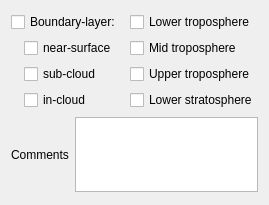
          <widget class="QWidget" name="page_8">
           <property name="geometry">
            <rect>
             <x>0</x>
             <y>0</y>
             <width>269</width>
             <height>205</height>
            </rect>
           </property>
           <attribute name="label">
            <string>Altitude Ranges of Measurement</string>
           </attribute>
           <layout class="QVBoxLayout" name="verticalLayout_27">
            <item>
             <layout class="QHBoxLayout" name="horizontalLayout_32">
              <item>
               <layout class="QVBoxLayout" name="verticalLayout_25">
                <item>
                 <widget class="QCheckBox" name="boundaryLayerCheck">
                  <property name="text">
                   <string>Boundary-layer:</string>
                  </property>
                 </widget>
                </item>
                <item>
                 <layout class="QHBoxLayout" name="horizontalLayout_31">
                  <item>
                   <spacer name="horizontalSpacer_17">
                    <property name="orientation">
                     <enum>Qt::Horizontal</enum>
                    </property>
                    <property name="sizeType">
                     <enum>QSizePolicy::Maximum</enum>
                    </property>
                    <property name="sizeHint" stdset="0">
                     <size>
                      <width>13</width>
                      <height>17</height>
                     </size>
                    </property>
                   </spacer>
                  </item>
                  <item>
                   <widget class="QCheckBox" name="blNearSurfaceCheck">
                    <property name="text">
                     <string>near-surface</string>
                    </property>
                   </widget>
                  </item>
                 </layout>
                </item>
                <item>
                 <layout class="QHBoxLayout" name="horizontalLayout_30">
                  <item>
                   <spacer name="horizontalSpacer_18">
                    <property name="orientation">
                     <enum>Qt::Horizontal</enum>
                    </property>
                    <property name="sizeType">
                     <enum>QSizePolicy::Maximum</enum>
                    </property>
                    <property name="sizeHint" stdset="0">
                     <size>
                      <width>13</width>
                      <height>17</height>
                     </size>
                    </property>
                   </spacer>
                  </item>
                  <item>
                   <widget class="QCheckBox" name="blSubCloudCheck">
                    <property name="text">
                     <string>sub-cloud</string>
                    </property>
                   </widget>
                  </item>
                 </layout>
                </item>
                <item>
                 <layout class="QHBoxLayout" name="horizontalLayout_29">
                  <item>
                   <spacer name="horizontalSpacer_19">
                    <property name="orientation">
                     <enum>Qt::Horizontal</enum>
                    </property>
                    <property name="sizeType">
                     <enum>QSizePolicy::Maximum</enum>
                    </property>
                    <property name="sizeHint" stdset="0">
                     <size>
                      <width>13</width>
                      <height>17</height>
                     </size>
                    </property>
                   </spacer>
                  </item>
                  <item>
                   <widget class="QCheckBox" name="blInCloudCheck">
                    <property name="text">
                     <string>in-cloud</string>
                    </property>
                   </widget>
                  </item>
                 </layout>
                </item>
               </layout>
              </item>
              <item>
               <layout class="QVBoxLayout" name="verticalLayout_26">
                <item>
                 <widget class="QCheckBox" name="lowerTroposphereCheck">
                  <property name="text">
                   <string>Lower troposphere</string>
                  </property>
                 </widget>
                </item>
                <item>
                 <widget class="QCheckBox" name="midTroposphereCheck">
                  <property name="text">
                   <string>Mid troposphere</string>
                  </property>
                 </widget>
                </item>
                <item>
                 <widget class="QCheckBox" name="upperTroposphereCheck">
                  <property name="text">
                   <string>Upper troposphere</string>
                  </property>
                 </widget>
                </item>
                <item>
                 <widget class="QCheckBox" name="lowerStratosphereCheck">
                  <property name="text">
                   <string>Lower stratosphere</string>
                  </property>
                 </widget>
                </item>
               </layout>
              </item>
             </layout>
            </item>
            <item>
             <layout class="QHBoxLayout" name="horizontalLayout_33">
              <item>
               <widget class="QLabel" name="label_20">
                <property name="text">
                 <string>Comments</string>
                </property>
               </widget>
              </item>
              <item>
               <widget class="QTextEdit" name="AROtherTextBox">
                <property name="maximumSize">
                 <size>
                  <width>16777215</width>
                  <height>75</height>
                 </size>
                </property>
               </widget>
              </item>
             </layout>
            </item>
           </layout>
          </widget>
